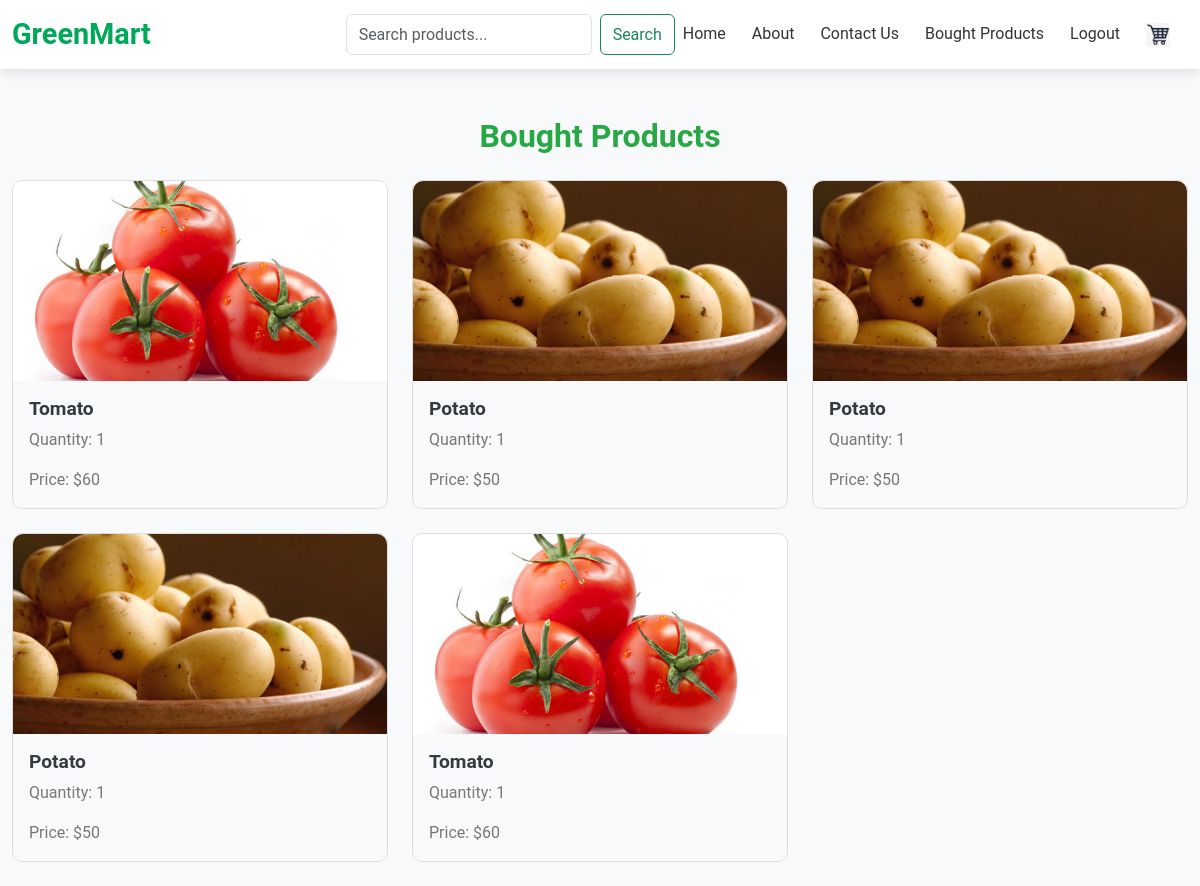
Page /bought-products/ (signed in) on the earlier database version.
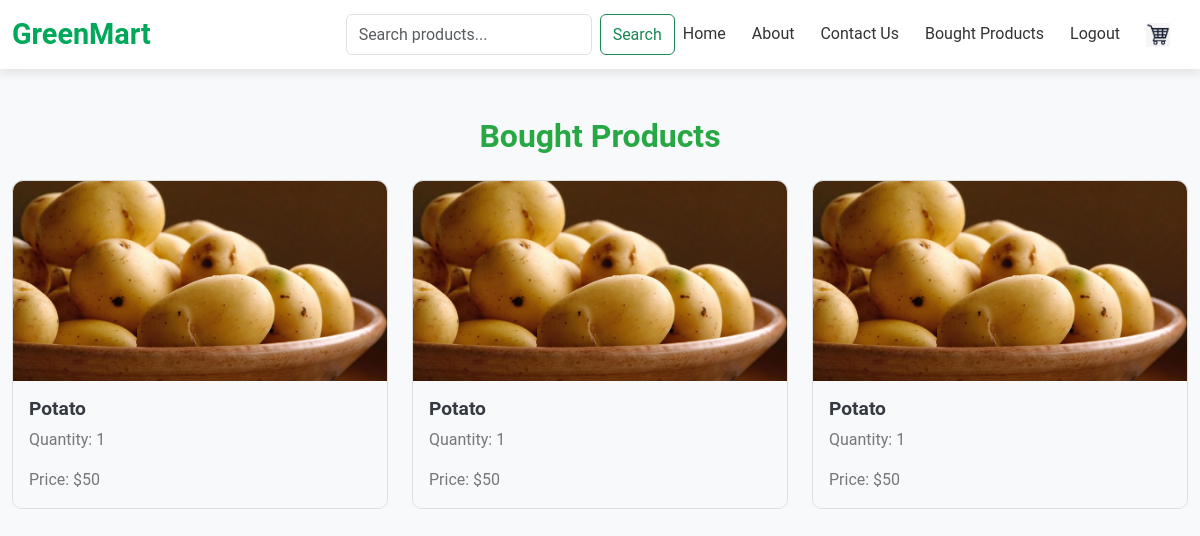
Same page on the later database version.
### gm_app/models.py (models this page shows)
class Buy(models.Model):
    product=models.ForeignKey(Product,on_delete=models.CASCADE)
    user=models.ForeignKey(User,on_delete=models.CASCADE)
    qty=models.PositiveIntegerField()
    price=models.IntegerField()
    date=models.DateField(auto_now_add=True)

class Product(models.Model):
    pid=models.TextField()
    name=models.TextField()
    dis=models.TextField()
    offer_price=models.IntegerField()
    price=models.IntegerField()
    stock=models.IntegerField()
    category=models.ForeignKey(Category,on_delete=models.CASCADE)
    img=models.FileField()

### gm_app/views.py (the view)
# urls.py: path('bought-products/', views.bought_products, name='bought_products'),
def bought_products(request):
    bought_items = Buy.objects.filter(user=request.user)
    return render(request, 'user/bought_products.html', {'bought_items': bought_items})

### templates/user/bought_products.html (shortened to what this page needs)
<!DOCTYPE html>
<html lang="en">
<head>
    <link href="https://cdn.jsdelivr.net/npm/bootstrap@5.3.3/dist/css/bootstrap.min.css" rel="stylesheet">
    {%load static%}
</head>
<body>
    <nav class="navbar navbar-expand-lg navbar-light bg-white sticky-top">
        <div class="container-fluid">
            <a class="navbar-brand" href="{% url 'user_home' %}">GreenMart</a>
            <div class="collapse navbar-collapse" id="navbarNav">
                <ul class="navbar-nav ms-auto">
                    <form class="d-flex ms-3" method="GET" action="{% url 'product_search' %}">
                        <input class="form-control me-2" type="search" name="query" placeholder="Search products..." aria-label="Search">
                        <button class="btn btn-outline-success" type="submit">Search</button>
                    </form>
                    <li class="nav-item"><a class="nav-link" href="{% url 'user_home' %}">Home</a></li>
                    <li class="nav-item"><a class="nav-link" href="{% url 'about_user' %}">About</a></li>
                    <li class="nav-item"><a class="nav-link" href="{% url 'contact_user' %}">Contact Us</a></li>
                    <li class="nav-item"><a class="nav-link" href="{% url 'bought_products' %}">Bought Products</a></li>
                    <li class="nav-item"><a class="nav-link" href="{% url 'logout' %}">Logout</a></li>
                    <li class="nav-item"><a class="nav-link" href="{% url 'view_cart' %}"><img src="{% static 'img/cart.png' %}" alt="Cart" style="width: 24px;"></a></li>
                </ul>
            </div>
        </div>
    </nav>
    <div class="container mt-5">
        <h2 class="text-center mb-4 heading-text">Bought Products</h2>
        <div class="row">
            {% for item in bought_items %}
                <div class="col-md-4 mb-4">
                    <div class="card">
                        <img src="{{ item.product.img.url }}" class="card-img-top" alt="Product Image">
                        <div class="card-body">
                            <h5 class="card-title">{{ item.product.name }}</h5>
                            <p class="card-text">Quantity: {{ item.qty }}</p>
                            <p class="card-text">Price: ${{ item.price }}</p>
                        </div>
                    </div>
                </div>
            {% endfor %}
        </div>
    </div>
</body>
</html>

Differences in the rows shown:
removed Buy: product.img (picture), product.name "Tomato", qty "1", price "60"
removed Buy: product.img (picture), product.name "Tomato", qty "1", price "60"
